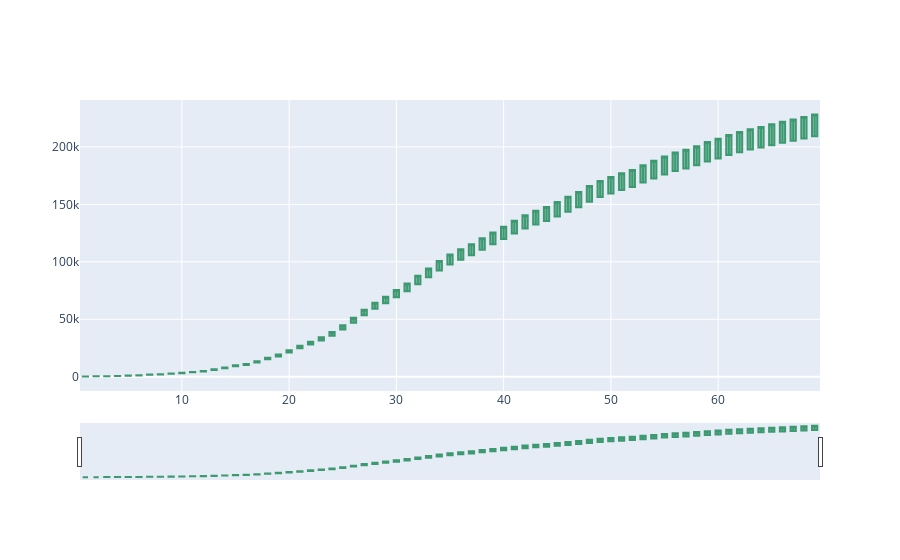

Write notebook code for a chart like this one.
### Code cell
#adapt totale positivi

D_totale_positivi = D_nuovi_positivi
D_totale_positivi['Measured'] = D_totale_positivi['Measured'].cumsum()
D_totale_positivi['Estimated'] = D_totale_positivi['Estimated'].cumsum()
D_totale_positivi['Estimated_1std'] = D_totale_positivi['Estimated_1std'].cumsum()
D_totale_positivi['Estimated_m1std'] = D_totale_positivi['Estimated_m1std'].cumsum()


D_totale_positivi = D_totale_positivi.loc[:, ['Date', 'Measured', 'Estimated', 'Estimated_1std', 'Estimated_m1std']]

import plotly.graph_objects as go

import pandas as pd
from datetime import datetime


fig = go.Figure(data=[
                            go.Candlestick(x=D_totale_positivi['Date'],
                                            open=D_totale_positivi['Measured'],
                                            high=D_totale_positivi['Estimated'],
                                            low=D_totale_positivi['Estimated_1std'],
                                            close=D_totale_positivi['Estimated_m1std'])])

fig.show()
